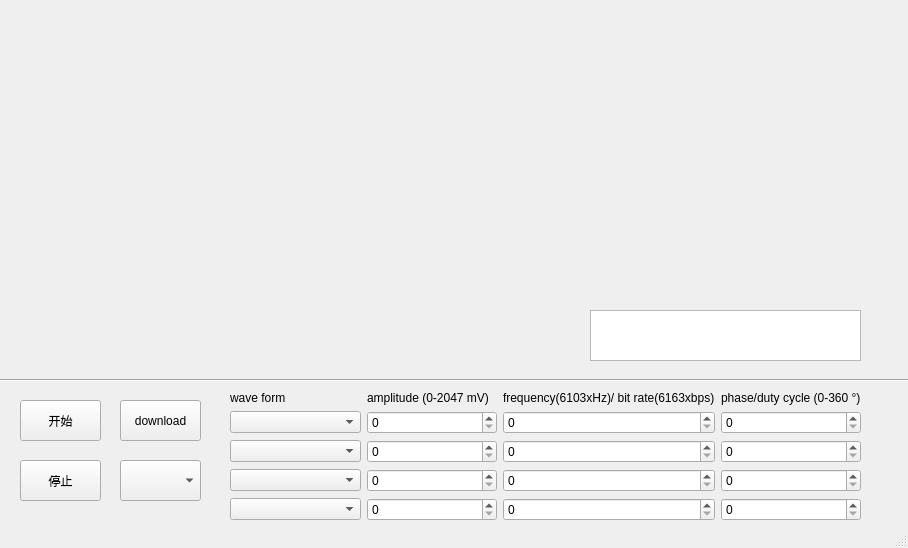
<?xml version="1.0" encoding="UTF-8"?>
<ui version="4.0">
 <class>MainWindow</class>
 <widget class="QMainWindow" name="MainWindow">
  <property name="geometry">
   <rect>
    <x>0</x>
    <y>0</y>
    <width>908</width>
    <height>548</height>
   </rect>
  </property>
  <property name="sizePolicy">
   <sizepolicy hsizetype="Fixed" vsizetype="Fixed">
    <horstretch>0</horstretch>
    <verstretch>0</verstretch>
   </sizepolicy>
  </property>
  <widget class="QWidget" name="centralwidget">
   <widget class="QWidget" name="gridLayoutWidget">
    <property name="geometry">
     <rect>
      <x>230</x>
      <y>390</y>
      <width>631</width>
      <height>131</height>
     </rect>
    </property>
    <layout class="QGridLayout" name="gridLayout">
     <item row="0" column="2">
      <widget class="QLabel" name="label_12">
       <property name="text">
        <string>frequency(6103xHz)/ bit rate(6163xbps)</string>
       </property>
      </widget>
     </item>
     <item row="3" column="1">
      <widget class="QSpinBox" name="spinBox_A1"/>
     </item>
     <item row="0" column="0">
      <widget class="QLabel" name="label_13">
       <property name="text">
        <string>wave form</string>
       </property>
      </widget>
     </item>
     <item row="8" column="2">
      <widget class="QSpinBox" name="spinBox_F2"/>
     </item>
     <item row="0" column="3">
      <widget class="QLabel" name="label_7">
       <property name="text">
        <string>phase/duty cycle (0-360 °)</string>
       </property>
      </widget>
     </item>
     <item row="3" column="3">
      <widget class="QSpinBox" name="spinBox_P1"/>
     </item>
     <item row="3" column="2">
      <widget class="QSpinBox" name="spinBox_F1"/>
     </item>
     <item row="0" column="1">
      <widget class="QLabel" name="label_8">
       <property name="text">
        <string>amplitude (0-2047 mV)</string>
       </property>
      </widget>
     </item>
     <item row="3" column="0">
      <widget class="QComboBox" name="comboBox_1"/>
     </item>
     <item row="8" column="3">
      <widget class="QSpinBox" name="spinBox_P2"/>
     </item>
     <item row="8" column="0">
      <widget class="QComboBox" name="comboBox_2"/>
     </item>
     <item row="8" column="1">
      <widget class="QSpinBox" name="spinBox_A2"/>
     </item>
     <item row="9" column="0">
      <widget class="QComboBox" name="comboBox_3"/>
     </item>
     <item row="10" column="0">
      <widget class="QComboBox" name="comboBox_4"/>
     </item>
     <item row="9" column="1">
      <widget class="QSpinBox" name="spinBox_A3"/>
     </item>
     <item row="10" column="1">
      <widget class="QSpinBox" name="spinBox_A4"/>
     </item>
     <item row="9" column="2">
      <widget class="QSpinBox" name="spinBox_F3"/>
     </item>
     <item row="10" column="2">
      <widget class="QSpinBox" name="spinBox_F4"/>
     </item>
     <item row="9" column="3">
      <widget class="QSpinBox" name="spinBox_P3"/>
     </item>
     <item row="10" column="3">
      <widget class="QSpinBox" name="spinBox_P4"/>
     </item>
    </layout>
   </widget>
   <widget class="QPushButton" name="startBut">
    <property name="geometry">
     <rect>
      <x>20</x>
      <y>400</y>
      <width>81</width>
      <height>41</height>
     </rect>
    </property>
    <property name="text">
     <string>开始</string>
    </property>
   </widget>
   <widget class="QPushButton" name="stopBut">
    <property name="geometry">
     <rect>
      <x>20</x>
      <y>460</y>
      <width>81</width>
      <height>41</height>
     </rect>
    </property>
    <property name="text">
     <string>停止</string>
    </property>
   </widget>
   <widget class="Line" name="line">
    <property name="geometry">
     <rect>
      <x>0</x>
      <y>370</y>
      <width>911</width>
      <height>20</height>
     </rect>
    </property>
    <property name="orientation">
     <enum>Qt::Horizontal</enum>
    </property>
   </widget>
   <widget class="QPushButton" name="genBut">
    <property name="geometry">
     <rect>
      <x>120</x>
      <y>400</y>
      <width>81</width>
      <height>41</height>
     </rect>
    </property>
    <property name="text">
     <string>download</string>
    </property>
   </widget>
   <widget class="QCustomPlot" name="plot_time" native="true">
    <property name="geometry">
     <rect>
      <x>0</x>
      <y>0</y>
      <width>551</width>
      <height>361</height>
     </rect>
    </property>
   </widget>
   <widget class="QCustomPlot" name="plot_freq" native="true">
    <property name="geometry">
     <rect>
      <x>560</x>
      <y>10</y>
      <width>341</width>
      <height>281</height>
     </rect>
    </property>
   </widget>
   <widget class="QComboBox" name="comboBox_mode">
    <property name="geometry">
     <rect>
      <x>120</x>
      <y>460</y>
      <width>81</width>
      <height>41</height>
     </rect>
    </property>
   </widget>
   <widget class="QTextEdit" name="textEdit">
    <property name="geometry">
     <rect>
      <x>590</x>
      <y>310</y>
      <width>271</width>
      <height>51</height>
     </rect>
    </property>
   </widget>
  </widget>
  <widget class="QStatusBar" name="statusbar"/>
 </widget>
 <customwidgets>
  <customwidget>
   <class>QCustomPlot</class>
   <extends>QWidget</extends>
   <header>qcustomplot.h</header>
   <container>1</container>
  </customwidget>
 </customwidgets>
 <resources/>
 <connections/>
</ui>
